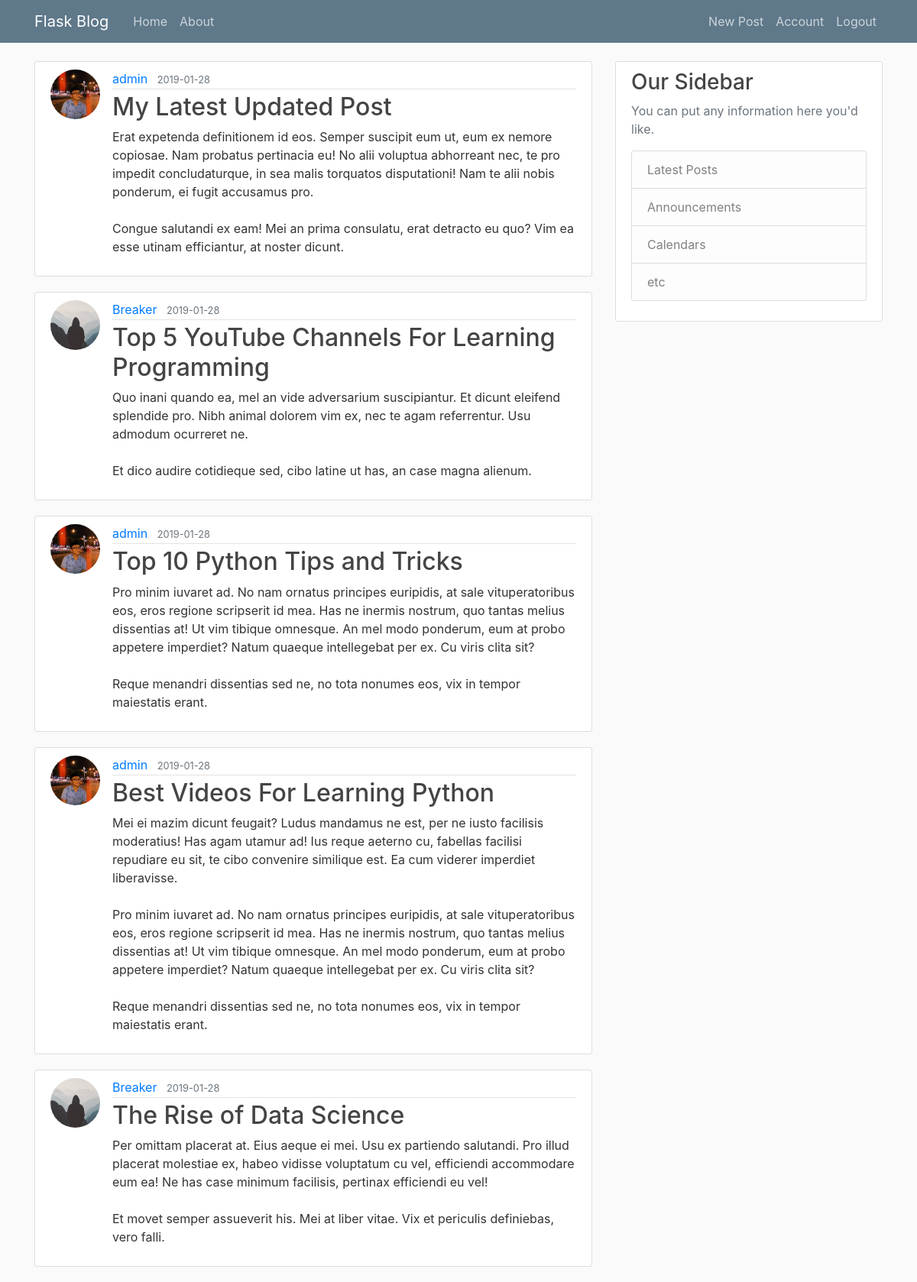
Screenshot of /home (signed in) with the database file from the repository.
### flaskblog/models.py (models this page shows, shortened)
class Post(db.Model):
    id = db.Column(db.Integer, primary_key=True)
    title = db.Column(db.String(100), nullable=False)
    date_posted = db.Column(db.DateTime, nullable=False, default=datetime.utcnow)
    content = db.Column(db.Text, nullable=False)
    user_id = db.Column(db.Integer, db.ForeignKey('user.id'), nullable=False)

class User(db.Model, UserMixin):
    id = db.Column(db.Integer, primary_key=True)
    username = db.Column(db.String(20), unique=True, nullable=False)
    email = db.Column(db.String(120), unique=True, nullable=False)
    image_file = db.Column(db.String(20), nullable=False, default='default.jpg')
    password = db.Column(db.String(60), nullable=False)
    posts = db.relationship('Post', backref='author', lazy=True)

### flaskblog/main/routes.py (the view)
@main.route("/")
@main.route("/home")
def home():
    page = request.args.get('page', 1, type=int)
    posts = Post.query.order_by(Post.date_posted.desc()).paginate(page=page, per_page=5)
    return render_template('home.html', posts=posts)

### flaskblog/models.py (called while the page is built)
@login_manager.user_loader
def load_user(user_id):
    return User.query.get(int(user_id))

### flaskblog/templates/home.html
{% extends "layout.html" %}
{% block content %}
    {% for post in posts.items %}
        <article class="media content-section">
            <img src="{{ url_for('static', filename='profile_pics/' + post.author.image_file) }}" class="rounded-circle article-img" alt="">
            <div class="media-body">
              <div class="article-metadata">
                <a class="mr-2" href="#">{{ post.author.username }}</a>
                <small class="text-muted">{{ post.date_posted.strftime('%Y-%m-%d') }}</small>
              </div>
              <h2><a class="article-title" href="{{ url_for('post', post_id=post.id) }}">{{ post.title }}</a></h2>
              <p class="article-content">{{ post.content }}</p>
            </div>
        </article>
    {% endfor %}
{% endblock %}

### flaskblog/static/main.css (style rules this page uses)
body { background: #fafafa; color: #333333; margin-top: 5rem; }
h1, h2, h3, h4, h5, h6 { color: #444444; }
.content-section { background: #ffffff; padding: 10px 20px; border: 1px solid #dddddd; border-radius: 3px; margin-bottom: 20px; }
.article-title { color: #444444; }
.article-content { white-space: pre-line; }
.article-img { height: 65px; width: 65px; margin-right: 16px; }
.article-metadata { padding-bottom: 1px; margin-bottom: 4px; border-bottom: 1px solid #e3e3e3 }

### rows the page displays
Post: image_file (picture), author.username "admin", date_posted "2019-01-28", title "My Latest Updated Post", content "Erat expetenda definitionem id eos. Semper suscipit eum ut, eum ex nemore copiosae. Nam probatus pertinacia eu! No alii voluptua abhorreant nec, te pro impedit concludaturque, in sea malis torquatos disputationi! Nam te alii nobis ponderum, ei fugit accusamus pro. Congue salutandi ex eam! Mei an prima consulatu, erat detracto eu quo? Vim ea esse utinam efficiantur, at noster dicunt."
Post: image_file (placeholder picture), author.username "Breaker", date_posted "2019-01-28", title "Top 5 YouTube Channels For Learning Programming", content "Quo inani quando ea, mel an vide adversarium suscipiantur. Et dicunt eleifend splendide pro. Nibh animal dolorem vim ex, nec te agam referrentur. Usu admodum ocurreret ne. Et dico audire cotidieque sed, cibo latine ut has, an case magna alienum."
Post: image_file (picture), author.username "admin", date_posted "2019-01-28", title "Top 10 Python Tips and Tricks", content "Pro minim iuvaret ad. No nam ornatus principes euripidis, at sale vituperatoribus eos, eros regione scripserit id mea. Has ne inermis nostrum, quo tantas melius dissentias at! Ut vim tibique omnesque. An mel modo ponderum, eum at probo appetere imperdiet? Natum quaeque intellegebat per ex. Cu viris clita sit? Reque menandri dissentias sed ne, no tota nonumes eos, vix in tempor maiestatis erant."
Post: image_file (picture), author.username "admin", date_posted "2019-01-28", title "Best Videos For Learning Python", content "Mei ei mazim dicunt feugait? Ludus mandamus ne est, per ne iusto facilisis moderatius! Has agam utamur ad! Ius reque aeterno cu, fabellas facilisi repudiare eu sit, te cibo convenire similique est. Ea cum viderer imperdiet liberavisse. Pro minim iuvaret ad. No nam ornatus principes euripidis, at sale vituperatoribus eos, eros regione scripserit id mea. Has ne inermis nostrum, quo tantas melius dissentias at! Ut vim tibique omnesque. An mel modo ponderum, eum at probo appetere imperdiet? Natum quaeque intellegebat per ex. Cu viris clita sit? Reque menandri dissentias sed ne, no tota nonumes eos, vix in tempor maiestatis erant."
Post: image_file (placeholder picture), author.username "Breaker", date_posted "2019-01-28", title "The Rise of Data Science", content "Per omittam placerat at. Eius aeque ei mei. Usu ex partiendo salutandi. Pro illud placerat molestiae ex, habeo vidisse voluptatum cu vel, efficiendi accommodare eum ea! Ne has case minimum facilisis, pertinax efficiendi eu vel! Et movet semper assueverit his. Mei at liber vitae. Vix et periculis definiebas, vero falli."
